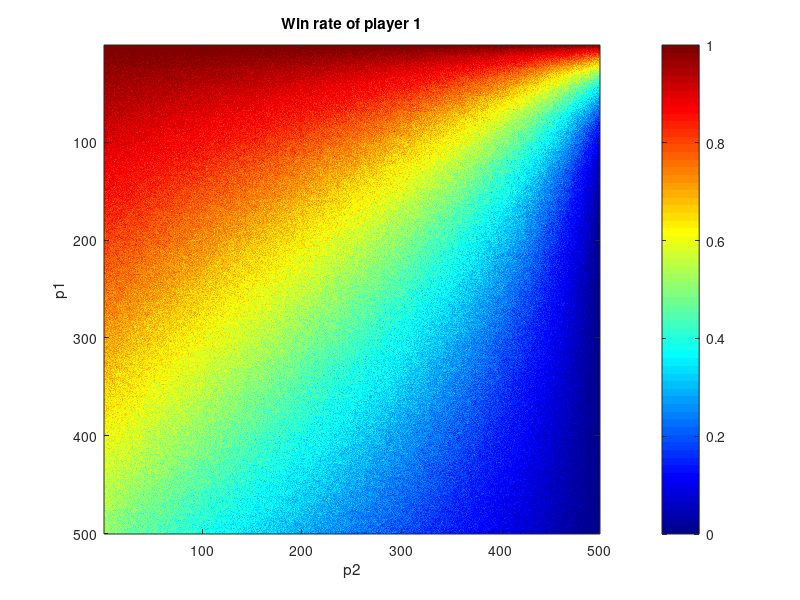

MATLAB code to generate this figure: (Note: this script raises an error after producing the figure.)
clear;

% Import data
stats = csvread('stats.csv');
N_vals = 500;

% Number of ticks
N_ticks = 10;

% Plot the heatmap
figure;
colormap('jet');
imagesc(flipud(stats));
colorbar;
title('Win rate of player 1');
xlabel('p2');
ylabel('p1');

% Tick marks
tick_step = N_vals/N_ticks;
ax = gca;
ax.XTick = [1 tick_step:tick_step:N_vals];
ax.XTickLabel = [0 ax.XTick(2:end)/N_vals];
ax.YTick = [1 tick_step:tick_step:N_vals];
ax.YTickLabel = fliplr([0 ax.YTick(2:end)/N_vals]);

